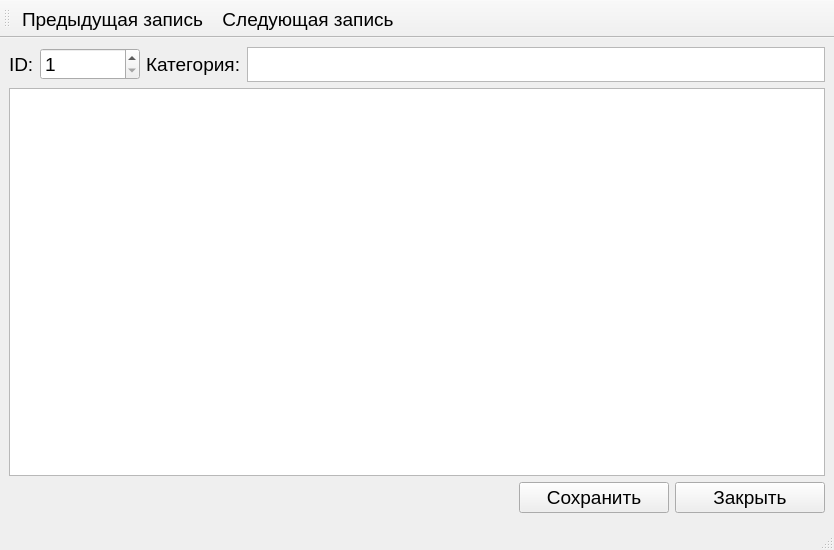
<?xml version="1.0" encoding="UTF-8"?>
<ui version="4.0">
 <class>Information_category</class>
 <widget class="QMainWindow" name="Information_category">
  <property name="geometry">
   <rect>
    <x>0</x>
    <y>0</y>
    <width>834</width>
    <height>550</height>
   </rect>
  </property>
  <property name="font">
   <font>
    <pointsize>14</pointsize>
   </font>
  </property>
  <property name="windowTitle">
   <string>MainWindow</string>
  </property>
  <widget class="QWidget" name="centralwidget">
   <layout class="QVBoxLayout" name="verticalLayout">
    <item>
     <layout class="QGridLayout" name="gridLayout">
      <item row="0" column="0">
       <widget class="QLabel" name="label">
        <property name="text">
         <string>ID:</string>
        </property>
       </widget>
      </item>
      <item row="0" column="1">
       <widget class="QSpinBox" name="id_spinBox">
        <property name="minimumSize">
         <size>
          <width>100</width>
          <height>0</height>
         </size>
        </property>
        <property name="minimum">
         <number>1</number>
        </property>
        <property name="maximum">
         <number>10000</number>
        </property>
       </widget>
      </item>
      <item row="0" column="2">
       <widget class="QLabel" name="label_2">
        <property name="text">
         <string>Категория:</string>
        </property>
       </widget>
      </item>
      <item row="0" column="3">
       <widget class="QTextEdit" name="category_textEdit">
        <property name="maximumSize">
         <size>
          <width>16777215</width>
          <height>35</height>
         </size>
        </property>
        <property name="sizeIncrement">
         <size>
          <width>0</width>
          <height>5</height>
         </size>
        </property>
       </widget>
      </item>
      <item row="2" column="3">
       <layout class="QHBoxLayout" name="horizontalLayout">
        <item>
         <spacer name="horizontalSpacer">
          <property name="orientation">
           <enum>Qt::Horizontal</enum>
          </property>
          <property name="sizeHint" stdset="0">
           <size>
            <width>10</width>
            <height>20</height>
           </size>
          </property>
         </spacer>
        </item>
        <item>
         <widget class="QPushButton" name="save_pushButton">
          <property name="minimumSize">
           <size>
            <width>150</width>
            <height>0</height>
           </size>
          </property>
          <property name="maximumSize">
           <size>
            <width>150</width>
            <height>16777215</height>
           </size>
          </property>
          <property name="text">
           <string>Сохранить</string>
          </property>
         </widget>
        </item>
        <item>
         <widget class="QPushButton" name="close_pushButton">
          <property name="minimumSize">
           <size>
            <width>150</width>
            <height>0</height>
           </size>
          </property>
          <property name="maximumSize">
           <size>
            <width>150</width>
            <height>16777215</height>
           </size>
          </property>
          <property name="text">
           <string>Закрыть</string>
          </property>
         </widget>
        </item>
       </layout>
      </item>
      <item row="1" column="0" colspan="4">
       <widget class="QTableView" name="tableView">
        <property name="minimumSize">
         <size>
          <width>0</width>
          <height>0</height>
         </size>
        </property>
       </widget>
      </item>
     </layout>
    </item>
   </layout>
  </widget>
  <widget class="QStatusBar" name="statusbar"/>
  <widget class="QToolBar" name="toolBar">
   <property name="windowTitle">
    <string>toolBar</string>
   </property>
   <property name="iconSize">
    <size>
     <width>25</width>
     <height>25</height>
    </size>
   </property>
   <attribute name="toolBarArea">
    <enum>TopToolBarArea</enum>
   </attribute>
   <attribute name="toolBarBreak">
    <bool>false</bool>
   </attribute>
   <addaction name="last_category"/>
   <addaction name="next_category"/>
  </widget>
  <action name="last_category">
   <property name="icon">
    <iconset resource="resource.qrc">
     <normaloff>:/image/Action_table_img/previous_record.png</normaloff>:/image/Action_table_img/previous_record.png</iconset>
   </property>
   <property name="text">
    <string>Предыдущая запись</string>
   </property>
   <property name="toolTip">
    <string>Предыдущая запись</string>
   </property>
   <property name="menuRole">
    <enum>QAction::NoRole</enum>
   </property>
  </action>
  <action name="next_category">
   <property name="icon">
    <iconset resource="resource.qrc">
     <normaloff>:/image/Action_table_img/next_record.png</normaloff>:/image/Action_table_img/next_record.png</iconset>
   </property>
   <property name="text">
    <string>Следующая запись</string>
   </property>
   <property name="menuRole">
    <enum>QAction::NoRole</enum>
   </property>
  </action>
 </widget>
 <tabstops>
  <tabstop>tableView</tabstop>
 </tabstops>
 <resources>
  <include location="resource.qrc"/>
 </resources>
 <connections/>
</ui>
